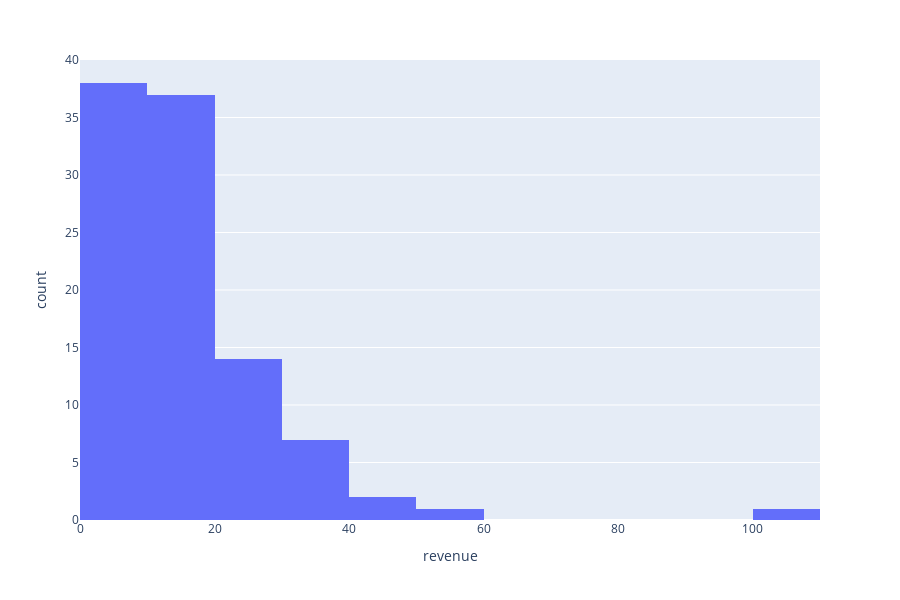

This figure's notebook cell:
### Code cell
## ahora con plotly

fg1 = px.histogram(df,
    x = 'revenue',
    nbins = 20,
    width=900,
    height = 600
)

fg1.show()

### Figure 1 — Plotly figure (JSON) as saved in the notebook; plotly's stock layout.template omitted (floating-point values rounded to 4 significant figures)
{"data": [{"alignmentgroup": "True", "bingroup": "x", "hovertemplate": "revenue=%{x}<br>count=%{y}<extra></extra>", "legendgroup": "", "marker": {"color": "#636efa", "pattern": {"shape": ""}}, "name": "", "nbinsx": 20, "offsetgroup": "", "orientation": "v", "showlegend": false, "type": "histogram", "x": [30, 7.65, 4.68, 20.8, 2.5, 6.25, 9.96, 29.5, 10, 5, 10.2, 5.9, 15, 15, 16.6, 10.2, 5.04, 8.4, 10.2, 34, 25.5, 13.16, 6.96, 7.8, 13.65, 3.4, 1.25, 6.96, 13.5, 19.8, 1.7, 5.04, 1.7, 23.8, 34, 19.8, 2.37, 10.2, 3.3, 35.7, 15, 29.7, 9.9, 15, 8.85, 3.3, 8.32, 50.4, 0.55, 17, 13.2, 5.8, 41.6, 13.2, 14.85, 10, 20.4, 30, 41.6, 25.2, 15.3, 7.65, 10.08, 20.4, 15, 15, 5.04, 35.7, 10.5, 25.2, 2.1, 15.7, 17.34, 6.6, 16.5, 2.55, 102, 34, 13.2, 1.95, 23.8, 12.48, 10.2, 15, 1.7, 20.16, 5.95, 1.65, 15.9, 17.85, 4.68, 6.3, 20.8, 20.8, 15.9, 8.32, 24.9, 17.7, 5.1, 17.7], "xaxis": "x", "yaxis": "y"}], "layout": {"barmode": "relative", "height": 600, "legend": {"tracegroupgap": 0}, "margin": {"t": 60}, "width": 900, "xaxis": {"anchor": "y", "domain": [0, 1], "title": {"text": "revenue"}}, "yaxis": {"anchor": "x", "domain": [0, 1], "title": {"text": "count"}}}}
